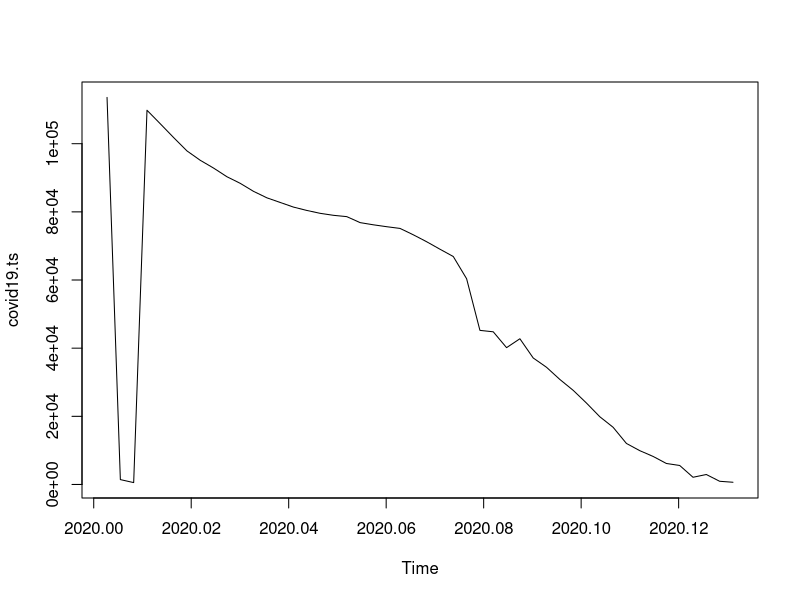
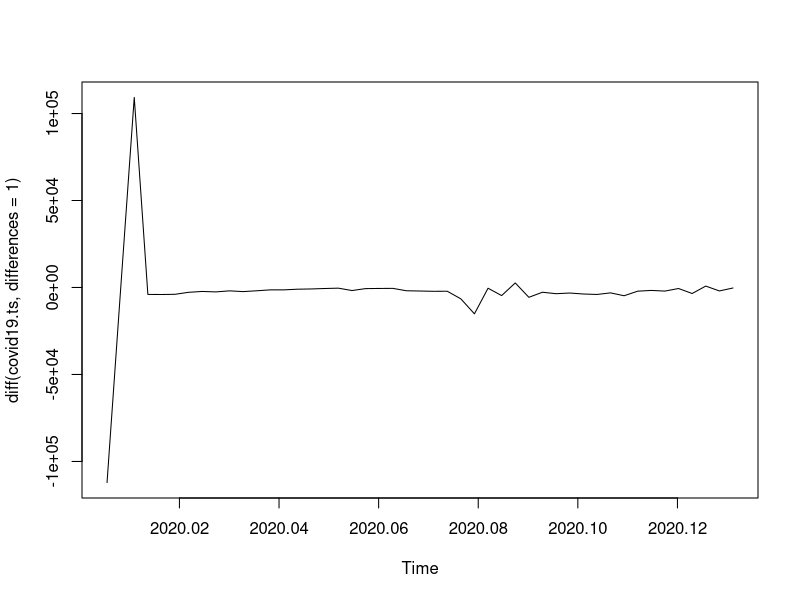

These figures' R source, in order:
## ---- chunk 1

library(tseries)
library(forecast)
library(ggplot2)

setwd("C:/Users/Kushal/OneDrive/Documents/GitHub/COVID-19/csse_covid_19_data/csse_covid_19_time_series")

covid19_tsRawData=read.csv("time_series_19-covid-Confirmed-date_country.csv",header = TRUE)

covid19.ts=ts(data = covid19_tsRawData$Grand.Total,start = c(2020,2),frequency = 366)

covid19.ts

plot(covid19.ts,type = 'l')

## ---- chunk 2
diff(covid19.ts,differences = 1)

plot(diff(covid19.ts,differences = 1),type = 'l')

adf.test(diff(covid19.ts,differences = 1))

